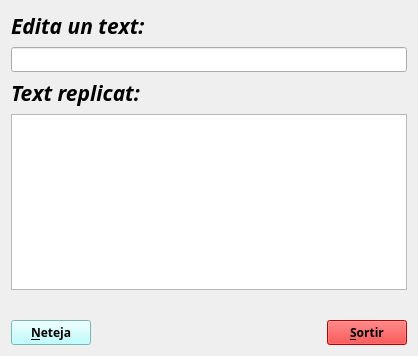
<?xml version="1.0" encoding="UTF-8"?>
<ui version="4.0">
 <class>MyForm</class>
 <widget class="QWidget" name="MyForm">
  <property name="geometry">
   <rect>
    <x>0</x>
    <y>0</y>
    <width>418</width>
    <height>356</height>
   </rect>
  </property>
  <property name="font">
   <font>
    <family>CM Typewriter CE</family>
    <weight>75</weight>
    <bold>true</bold>
    <underline>false</underline>
   </font>
  </property>
  <property name="windowTitle">
   <string>Form</string>
  </property>
  <layout class="QVBoxLayout" name="verticalLayout">
   <item>
    <widget class="QLabel" name="labe_edita">
     <property name="font">
      <font>
       <family>CM Typewriter</family>
       <pointsize>16</pointsize>
       <weight>75</weight>
       <italic>true</italic>
       <bold>true</bold>
       <kerning>true</kerning>
      </font>
     </property>
     <property name="text">
      <string>Edita un text:</string>
     </property>
    </widget>
   </item>
   <item>
    <widget class="QLineEdit" name="lineEdit"/>
   </item>
   <item>
    <widget class="QLabel" name="label_replica">
     <property name="font">
      <font>
       <family>CM Typewriter</family>
       <pointsize>16</pointsize>
       <weight>75</weight>
       <italic>true</italic>
       <bold>true</bold>
      </font>
     </property>
     <property name="text">
      <string>Text replicat:</string>
     </property>
    </widget>
   </item>
   <item>
    <widget class="QTextEdit" name="textEdit_2">
     <property name="textInteractionFlags">
      <set>Qt::LinksAccessibleByMouse|Qt::TextSelectableByMouse</set>
     </property>
    </widget>
   </item>
   <item>
    <spacer name="verticalSpacer">
     <property name="orientation">
      <enum>Qt::Vertical</enum>
     </property>
     <property name="sizeHint" stdset="0">
      <size>
       <width>20</width>
       <height>40</height>
      </size>
     </property>
    </spacer>
   </item>
   <item>
    <layout class="QHBoxLayout" name="horizontalLayout">
     <item>
      <widget class="QPushButton" name="button_neteja">
       <property name="styleSheet">
        <string notr="true">background-color: rgb(170, 255, 255)</string>
       </property>
       <property name="text">
        <string>&amp;Neteja</string>
       </property>
      </widget>
     </item>
     <item>
      <spacer name="horizontalSpacer_3">
       <property name="orientation">
        <enum>Qt::Horizontal</enum>
       </property>
       <property name="sizeHint" stdset="0">
        <size>
         <width>40</width>
         <height>20</height>
        </size>
       </property>
      </spacer>
     </item>
     <item>
      <widget class="QPushButton" name="button_sortir">
       <property name="styleSheet">
        <string notr="true">background-color: rgb(255, 0, 0)</string>
       </property>
       <property name="text">
        <string>&amp;Sortir</string>
       </property>
      </widget>
     </item>
    </layout>
   </item>
  </layout>
 </widget>
 <resources/>
 <connections>
  <connection>
   <sender>button_sortir</sender>
   <signal>clicked()</signal>
   <receiver>MyForm</receiver>
   <slot>close()</slot>
   <hints>
    <hint type="sourcelabel">
     <x>320</x>
     <y>328</y>
    </hint>
    <hint type="destinationlabel">
     <x>237</x>
     <y>305</y>
    </hint>
   </hints>
  </connection>
  <connection>
   <sender>lineEdit</sender>
   <signal>textEdited(QString)</signal>
   <receiver>textEdit_2</receiver>
   <slot>setPlainText(QString)</slot>
   <hints>
    <hint type="sourcelabel">
     <x>42</x>
     <y>44</y>
    </hint>
    <hint type="destinationlabel">
     <x>42</x>
     <y>146</y>
    </hint>
   </hints>
  </connection>
  <connection>
   <sender>button_neteja</sender>
   <signal>clicked()</signal>
   <receiver>lineEdit</receiver>
   <slot>clear()</slot>
   <hints>
    <hint type="sourcelabel">
     <x>75</x>
     <y>326</y>
    </hint>
    <hint type="destinationlabel">
     <x>93</x>
     <y>43</y>
    </hint>
   </hints>
  </connection>
  <connection>
   <sender>button_neteja</sender>
   <signal>clicked()</signal>
   <receiver>textEdit_2</receiver>
   <slot>clear()</slot>
   <hints>
    <hint type="sourcelabel">
     <x>23</x>
     <y>320</y>
    </hint>
    <hint type="destinationlabel">
     <x>21</x>
     <y>268</y>
    </hint>
   </hints>
  </connection>
 </connections>
</ui>
